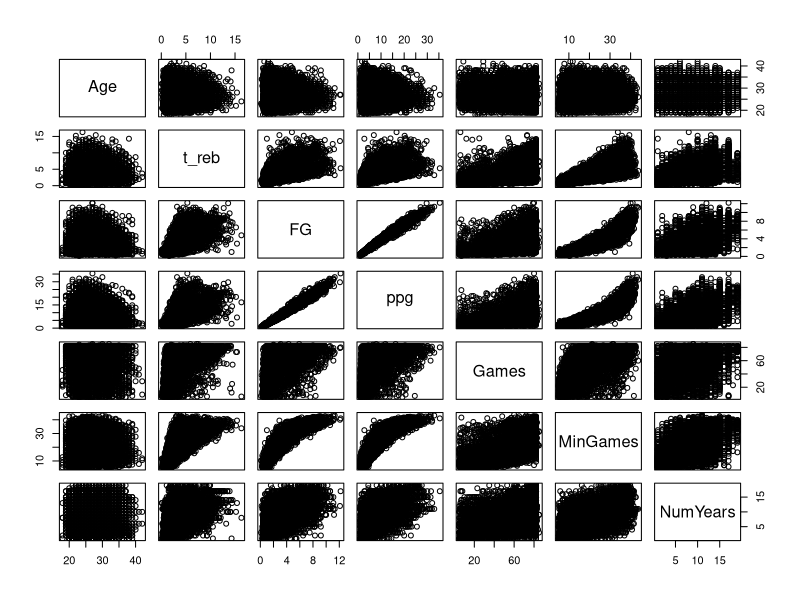
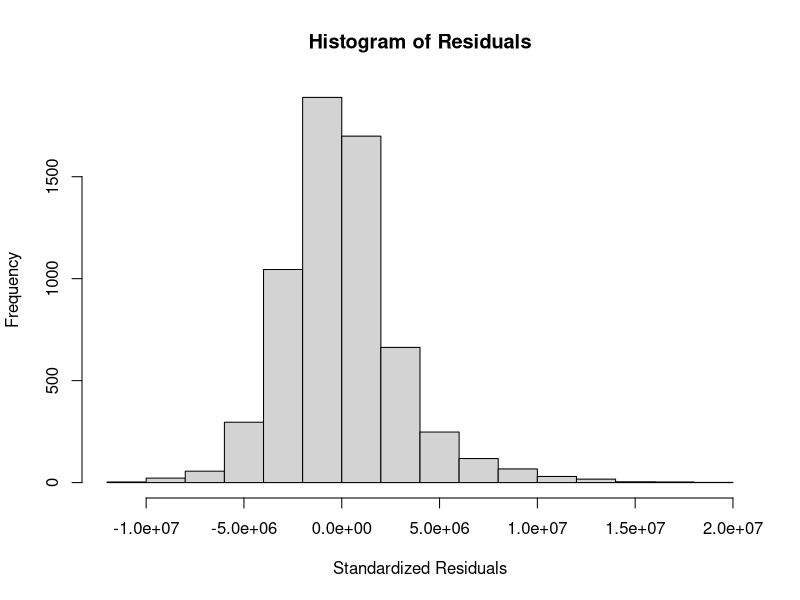
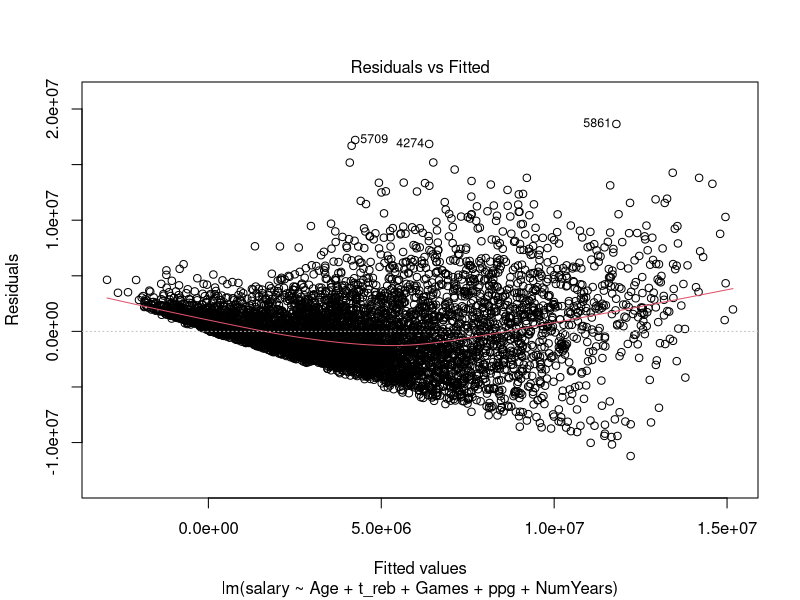
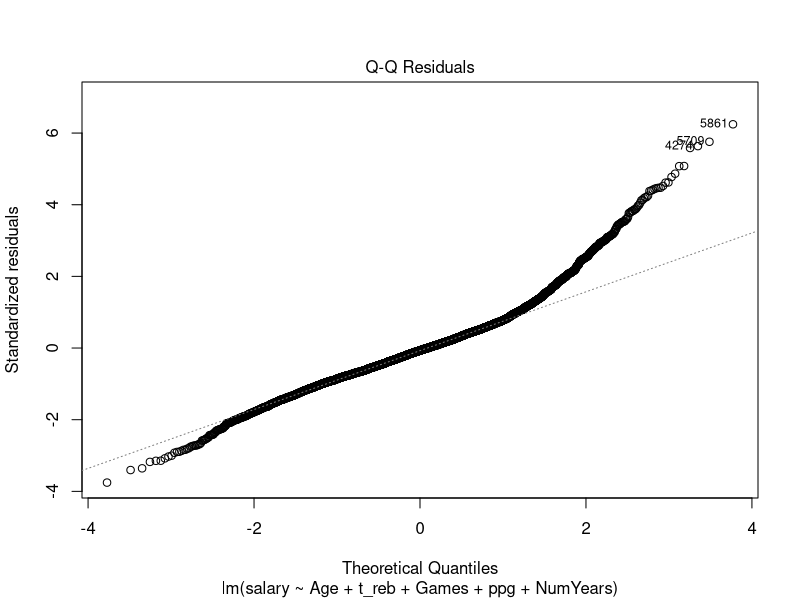
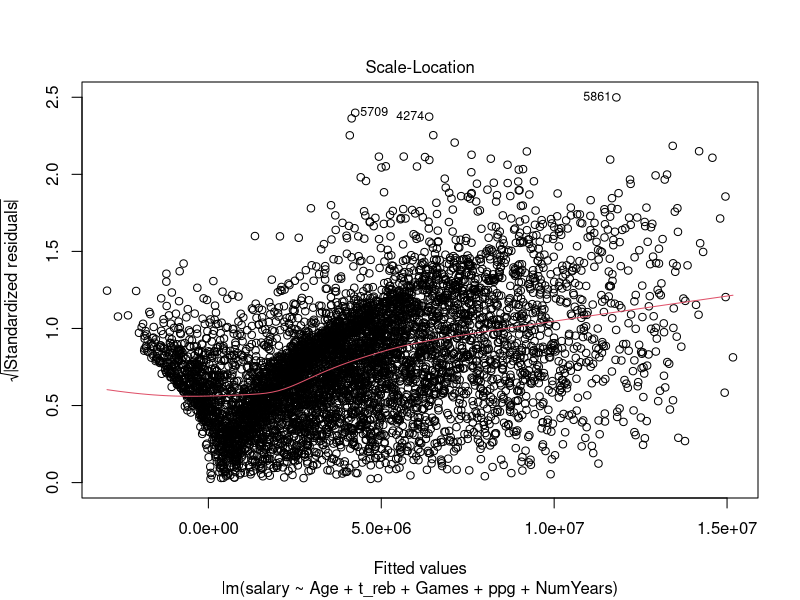
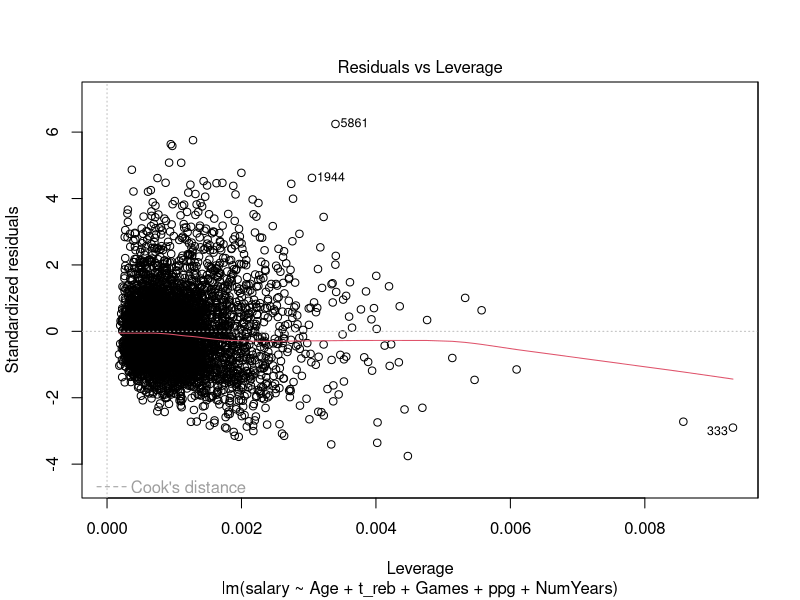
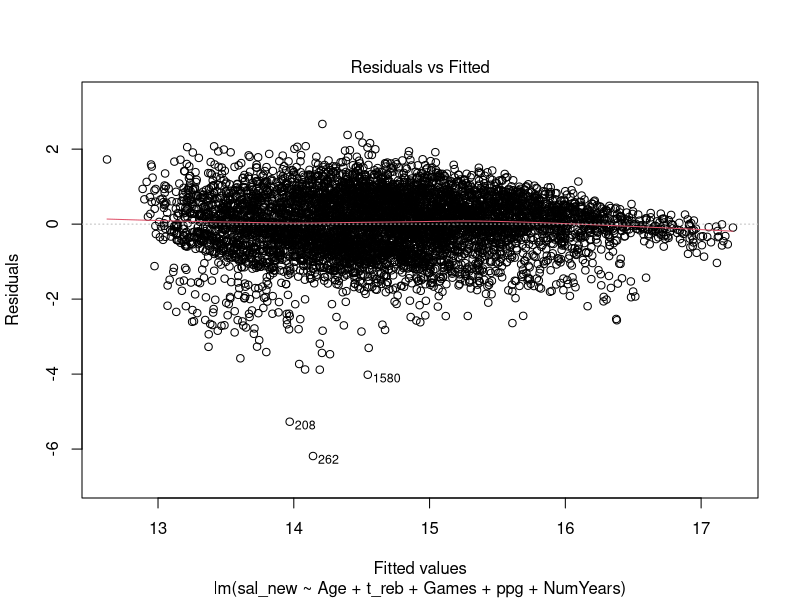
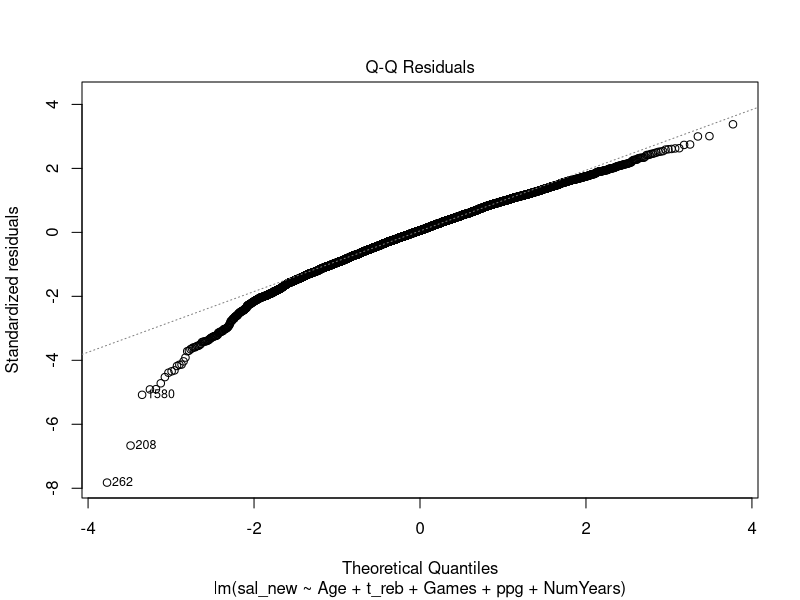

Source code (R) for these figures, in order: (Note: this script raises an error after producing the figures.)
library(dplyr)
library(car)
library(ggplot2)
library(lmtest)
library(sandwich)
library(caret)

data<-read.csv("2000_2018_nba.csv")

nbaTrain<- data %>% subset(PlayerYear == 2000|PlayerYear == 2001|PlayerYear == 2002|PlayerYear == 2003|
                  PlayerYear == 2004|PlayerYear == 2005|PlayerYear == 2006|PlayerYear == 2007|
                  PlayerYear == 2008|PlayerYear == 2009 |PlayerYear == 2010 | PlayerYear == 2011|
                    PlayerYear == 2012| PlayerYear == 2013 | PlayerYear == 2014, select =c(PlayerYear, team, name, salary,
                                                                   height_cm, weight_lb, school,
                                                                   country,DraftYear, DraftRound,
                                                                   DraftNum, PlusMinus, Pos, Age,
                                                                   Games, started, MinGames,
                                                                   FG, FG_att, three, three_att,
                                                                   two, two_att, FT, FT_att,
                                                                   o_reb, d_reb, t_reb, assist,
                                                                   steal, block, TO, fouls, ppg,
                                                                   infl, mvp,mip,SixthMan,dpoy,
                                                                   roy, nba1, nba2, nba3, rook1, rook2,
                                                                   def1,def2, FG_per, two_per, EFG,
                                                                   three_per, FT_per, TeamWins, NumYears,
                                                                   tmsalary, SalCap, overUnder))
nbaTest <- data %>% subset(PlayerYear == 2015|PlayerYear == 2016| PlayerYear == 2017 | PlayerYear == 2018, 
                           select =c(PlayerYear:overUnder))
#First Model 

nbaMacModel1<- lm(salary~Age + t_reb + ppg + FG +Games + MinGames +NumYears +two, data=nbaTrain)
nbaMacModel1
summary(nbaMacModel1)

# remove insignficant variable two

nbaMacModel2 <- lm(salary~Age + t_reb + FG + ppg + Games + MinGames +NumYears, data=nbaTrain)
summary(nbaMacModel2)

#Adjusted R squared went from 0.5349 to 0.5349 no difference

SSE = sum(nbaMacModel2$residuals^2)
SSE
RMSE = sqrt(SSE/nrow(nbaTrain))
RMSE
mean(nbaTrain$salary)

#The Root mean squared error is way too high 2947038 with a mean salary of 4195077


#Looking for multicollinearity
myvars = c("Age","t_reb", "FG", "ppg", "Games", "MinGames", "NumYears")
dfTrain<-nbaTrain[myvars]
dfTrain

round(cor(dfTrain),2)

#scatterplot
plot(dfTrain)

#Variance inflation factor is calculated as 1/tolerance where tolearnce is an indication of the percent variance,
# in the predictor that cannot be accounted for by the other predictors.
#Assesses the relationship between each independednt variable and all the other variables 

#Looking VIF scores should be close to 1 but under 5.  Over 10 means variable is not needed and can be removed from the model.
vif(nbaMacModel2)

#FG is 56 lets remove that first 

nbaMacModel3 <- lm(salary~Age + t_reb +Games + ppg + NumYears + MinGames, data=nbaTrain)
summary(nbaMacModel3)


vif(nbaMacModel3) 

#remove Minutes per game 

nbaMacModel4 <- lm(salary~Age + t_reb +Games + ppg + NumYears, data=nbaTrain)
summary(nbaMacModel4)

vif(nbaMacModel4)


#all vif values are under 5 now 
#Histogram of standardised residuals to check the assumption of normality 

hist(resid(nbaMacModel4), main ="Histogram of Residuals", xlab = "Standardized Residuals", ylab = "Frequency")

#The residuals are approximately normally distributed. Assumption of normality is met. 

#Fitted values and residuals plot to check the assumption of homoscedasticity
plot(nbaMacModel4)
bptest(nbaMacModel4)
#heteroskedasticity
#Mean residuals don't change with fitted values but spread of residuals is 
#increasing as the fitted values changes.  The spread is not consant

#Lets test this with the Breusch- Pagan Test- involves using a variance function and using a chi squared test
#to test the null hyptohesis that heteroskedasticity is not present against the alternative hypothesis 
#Hetereoskedasticity is present


nbaTrain.ols <- lm(salary~Age + t_reb +Games + ppg + NumYears, data=nbaTrain)
nbaTrain$resi <- nbaTrain.ols$residuals

#According to the Breusch Pagan since our p-value is lower than 0.05 we reject the Ho and therefore, heteroskedasticity
#exists in this model 

#Resolving Heteroskedasticity
#regression with robust standard errors 
summary(nbaTrain.ols)

coeftest(nbaTrain.ols, vcov = vcovHC(nbaTrain.ols,"HC1")) #HC1 gives us the white standard errors 
#the standard errors are drastically different from the interecept to the explanining variables.  
#Least sqaured estimators might no longer be the best. 

#dealing with Heteroskedasticity
#Box-cox transformation of variable to make it approximae to a normal distribution. Will try to do transformation for
#y variable 

salaryBCMod <- BoxCoxTrans(nbaTrain$salary)
salaryBCMod
nbaTrain <- cbind(nbaTrain, sal_new = predict(salaryBCMod, nbaTrain$salary)) # append transformed variables to salary
head(nbaTrain)

nbaMacModel5 <- lm(sal_new~Age + t_reb + Games + ppg + NumYears, data=nbaTrain) 
summary(nbaMacModel5)

plot(nbaMacModel5)
#general Least squares with unkown form of variance 
nbaTrain.ols <- lm(salary~Age + t_reb + TO +Games + ppg + NumYears, data=nbaTrain) 
nbaTrain$resi<- nbaTrain.ols$residuals
varfunc.ols <- lm(log(resi^2) ~log(Age) + log(t_reb) + log(Games) + log(ppg) +log(NumYears), data = nbaTrain)
summary(varfunc.ols)
nbaTrain$varfunc <- exp(varfunc.ols$fitted.values)
nbaTrain.gls <- lm(salary~ Age + t_reb + TO +Games + ppg + NumYears, weights = 1/sqrt(varfunc), data = nbaTrain)

summary(nbaTrain.ols)
summary(nbaTrain.gls)
#comparing ordinary least sqaures and general least squares, gls r squared of 0.5069 and ols r squared of 0.5308
#Therefore, ols is better lower variances which results in a higher r squared 



# Assumptions 
#Y values are independent
# Y values  can be expressed as a linear function of the X variable 
# Variation of observations around the regression line(the residual SE) is constant (homoscedasticity)
# For given value of X, Y values ( or the error) are Normally distributed
par(mfrow = c(2,2))
plot(nbaMacModel4)
plot(nbaMacModel5)
plot(nbaTrain.gls)
plot(nbaTrain.ols)

SSEBC <- sum(nbaMacModel5$residuals^2)
SSEBC

RMSEBC <- sqrt(SSEBC/nrow(nbaTrain))
RMSEBC
mean(nbaTrain$sal_new)
#lets try model 5 if you look at the residual fitted the regression line looks most constant 
#ignoring heteroskedaticity 
salaryPrediction0 <- predict(nbaMacModel4, newdata = nbaTest)
SSEo <- sum((salaryPrediction - nbaTest$salary)^2)
SSTo = sum((mean(nbaTrain$salary) - nbaTest$salary)^2)
R20 = 1 - SSETest/SSTTest
R20
#using boxcoxtrans model 
salaryPrediction <- predict(nbaMacModel5, newdata = nbaTest)
salaryBCModT <- BoxCoxTrans(nbaTest$salary)
salaryBCModT
nbaTest <- cbind(nbaTest, sal_new = predict(salaryBCModT, nbaTest$salary)) 
SSETest <- sum((salaryPrediction - nbaTest$sal_new)^2)
SSTTest <- sum((mean(nbaTrain$sal_new) - nbaTest$sal_new)^2)
R2 = 1 - SSETest/SSTTest
R2

RMSEtest = sqrt(SSETest/nrow(nbaTest))
RMSEtest
#RMSE increased by a lot which means its much higher than before and the R squared was much lower originally it was
#0.5171 now it's 0.000929.  This can be expected as later data from 2015 and up had a huge salary increase mainly from the TV deal

lmsalcap <- lm(salary~ ppg + NumYears + Age + three_per + FT_per, data = nbaTrain)
summary(lmsalcap)
bptest(lmsalcap)
names(nbaTrain)
